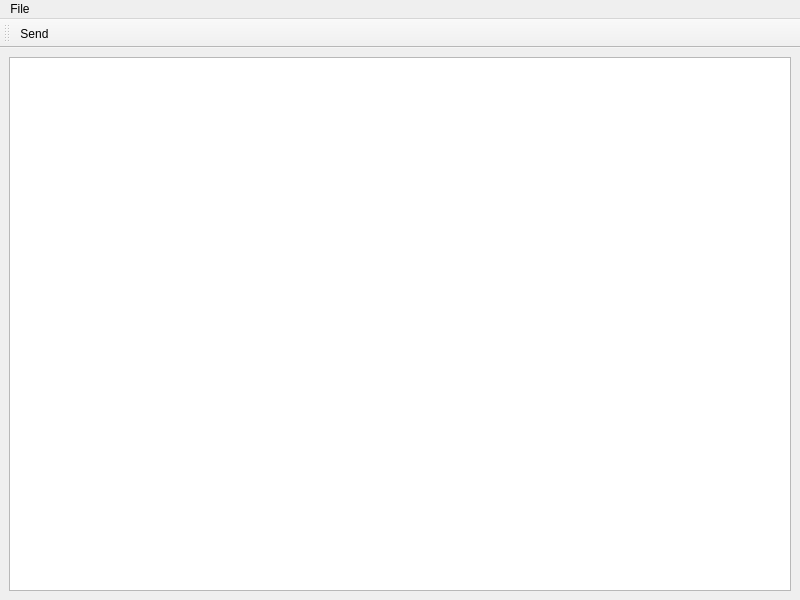
<?xml version="1.0" encoding="UTF-8"?>
<ui version="4.0">
 <class>ComposeWindow</class>
 <widget class="QMainWindow" name="ComposeWindow">
  <property name="geometry">
   <rect>
    <x>0</x>
    <y>0</y>
    <width>800</width>
    <height>600</height>
   </rect>
  </property>
  <property name="windowTitle">
   <string>New Email</string>
  </property>
  <property name="toolButtonStyle">
   <enum>Qt::ToolButtonTextBesideIcon</enum>
  </property>
  <widget class="QWidget" name="centralwidget">
   <layout class="QVBoxLayout" name="verticalLayout_2">
    <item>
     <widget class="QTextEdit" name="textEdit"/>
    </item>
   </layout>
  </widget>
  <widget class="QMenuBar" name="menubar">
   <property name="geometry">
    <rect>
     <x>0</x>
     <y>0</y>
     <width>800</width>
     <height>27</height>
    </rect>
   </property>
   <widget class="QMenu" name="menuFile">
    <property name="title">
     <string>File</string>
    </property>
    <addaction name="actionSend"/>
   </widget>
   <addaction name="menuFile"/>
  </widget>
  <widget class="QToolBar" name="toolBar">
   <property name="windowTitle">
    <string>toolBar</string>
   </property>
   <attribute name="toolBarArea">
    <enum>TopToolBarArea</enum>
   </attribute>
   <attribute name="toolBarBreak">
    <bool>false</bool>
   </attribute>
   <addaction name="actionSend"/>
  </widget>
  <action name="actionSend">
   <property name="icon">
    <iconset theme="mail-send"/>
   </property>
   <property name="text">
    <string>Send</string>
   </property>
   <property name="shortcutContext">
    <enum>Qt::WindowShortcut</enum>
   </property>
  </action>
 </widget>
 <resources/>
 <connections>
  <connection>
   <sender>actionSend</sender>
   <signal>triggered()</signal>
   <receiver>ComposeWindow</receiver>
   <slot>onSend()</slot>
   <hints>
    <hint type="sourcelabel">
     <x>-1</x>
     <y>-1</y>
    </hint>
    <hint type="destinationlabel">
     <x>399</x>
     <y>299</y>
    </hint>
   </hints>
  </connection>
 </connections>
 <slots>
  <slot>onSend()</slot>
 </slots>
</ui>
